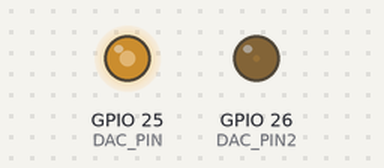
Recording of a sketch running on a simulated ESP32. On the bench: output pins drawn as LEDs (lit = HIGH). What the sketch prints to the serial monitor is not drawn.

Above: at 0.05 s.
At 0.65 s:
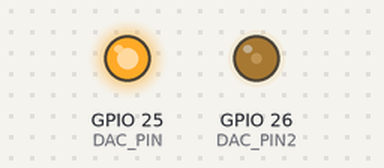
At 1.3 s:
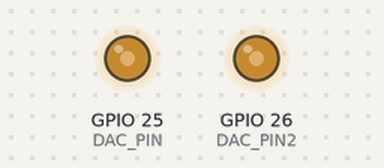
At 2.55 s:
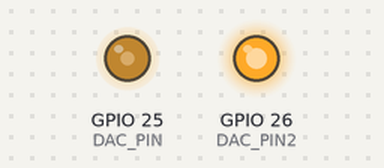
Timing chart, 0 to 6.0 s (numbered marks = the images above):
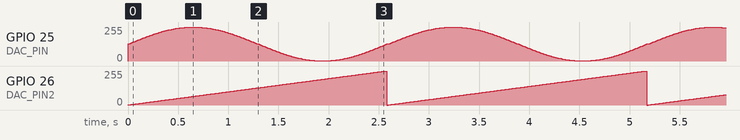

Measured:
- by itself, GPIO 26 (DAC_PIN2): ramps from 0/255 to 255/255 and jumps back, once every 2.6 s

The sketch:

DAC.ino
```cpp
#include <math.h>

const int DAC_PIN = 25;
const int DAC_PIN2 = 26;

int t=0; //Tiempo
float x; //Señal del DAC
String payload; //String que manda por serial

void setup() {
  Serial.begin(115200);
}

void loop() {
  x=127*sin(2*PI*t/256)+128;
  t++;

  if(t>256){
    t=0;
   }

  //Serial.println(x);
  Serial.print(x); Serial.print('\t'); Serial.println(t);

  //Sumando strings
  //payload= Strings(x)+"  "+String(+)";
  //Serial.println(payload)

  //Escribir en el DAC
  dacWrite(DAC_PIN,x);
  dacWrite(DAC_PIN2,t);

  delay(10);
}
```
